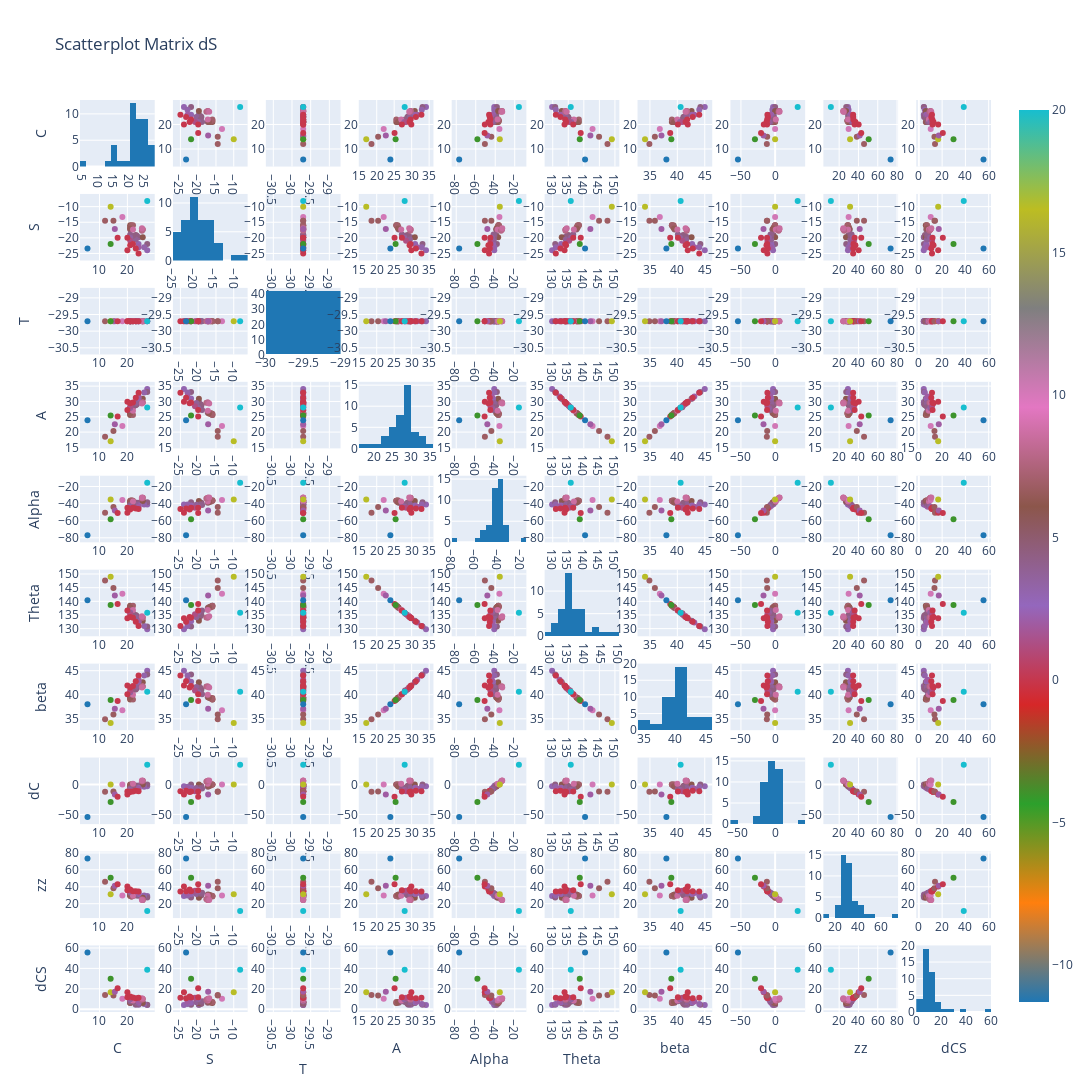

Notebook code for this chart:
### Code cell
figure = ff.create_scatterplotmatrix(
df[['C','S','T','A','Alpha','Theta','beta','dC','dS', 'zz', 'dCS']],
width=2000, height=2000,
diag='histogram',
index='dS',
title='Scatterplot Matrix dS')
plot(figure, filename='plotly_scatterplot_dS.html')
figure.show()
